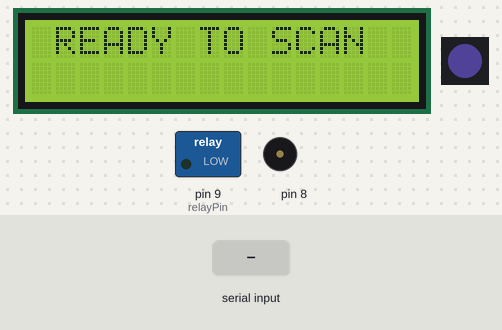
Bench run of a sketch on a simulated Arduino Leonardo, built with avr-gcc and run on an emulated ATmega32U4. Parts: 16×2 character LCD, 1 RGB LEDs in strip order, left to right, switched loads named in the sketch (green lamp = pin HIGH), buzzer (waves = sounding). Inputs (shaded band) come from the test bench. Dim RGB values are drawn brighter than linear; what the sketch prints to the serial monitor is not drawn.

Above: at 2.7 s.
2.8 s: "90,45,200\n" received over the second serial link
At 5.6 s:
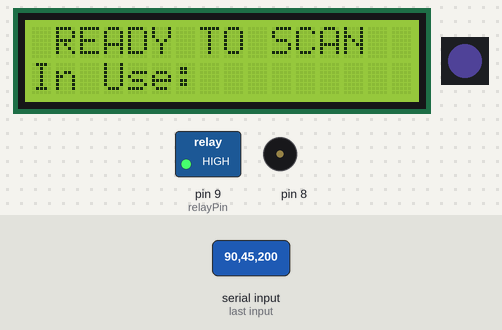
5.8 s: "90,45\n" received over the second serial link
At 7.5 s:
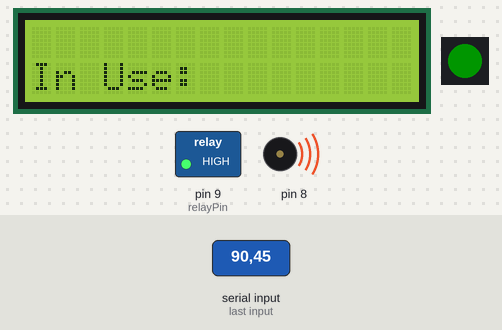
8.4 s: "30,150,10\n" received over the second serial link
At 9.7 s:
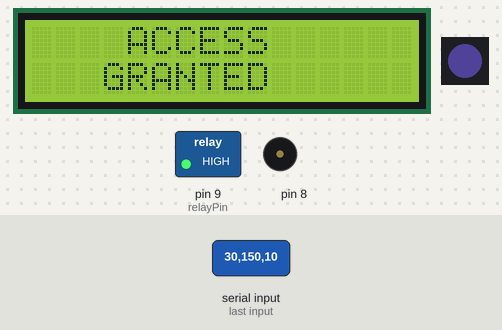
11.4 s: "30,150\n" received over the second serial link
At 13.53 s:
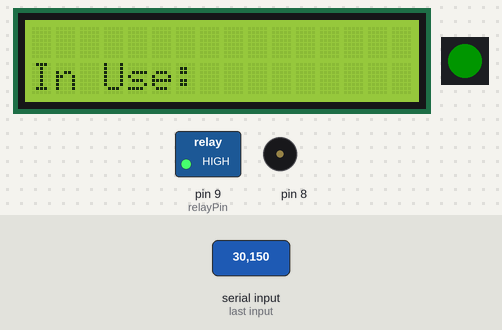
Timing chart, 0 to 15.1 s (numbered marks = the images above; inputs shaded):
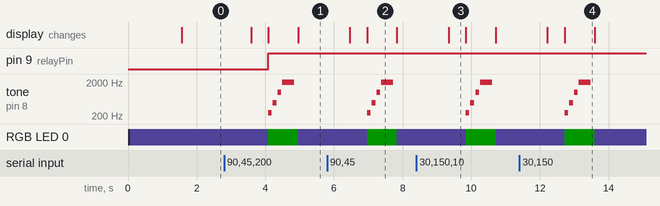

Measured:
- after the input at 2.8 s, pin 9 (relayPin): LOW → HIGH after 1.3 s; tone on pin 8: plays 247 Hz for 0.10 s, 494 Hz for 0.12 s, 988 Hz for 0.10 s, 1976 Hz for 0.35 s, starting after 1.3 s; RGB LED 0: RGB(12, 10, 23) → RGB(0, 21, 0) after 1.3 s, → RGB(12, 10, 23) 0.87 s later; the display: first changes after 0.78 s (image 1 shows a later state)
- after the input at 5.8 s, tone on pin 8: plays 247 Hz for 0.10 s, 494 Hz for 0.12 s, 988 Hz for 0.10 s, 1976 Hz for 0.35 s, starting after 1.2 s; RGB LED 0: RGB(12, 10, 23) → RGB(0, 21, 0) after 1.2 s, → RGB(12, 10, 23) 0.87 s later; the display: first changes after 0.66 s (image 2 shows a later state)
- after the input at 8.4 s, tone on pin 8: plays 247 Hz for 0.10 s, 494 Hz for 0.12 s, 988 Hz for 0.10 s, 1976 Hz for 0.35 s, starting after 1.4 s; RGB LED 0: RGB(12, 10, 23) → RGB(0, 21, 0) after 1.4 s, → RGB(12, 10, 23) 0.87 s later; the display: changes after 0.94 s (image 3)
- after the input at 11.4 s, tone on pin 8: plays 247 Hz for 0.10 s, 494 Hz for 0.12 s, 988 Hz for 0.10 s, 1976 Hz for 0.35 s, starting after 1.3 s; RGB LED 0: RGB(12, 10, 23) → RGB(0, 21, 0) after 1.3 s, → RGB(12, 10, 23) 0.87 s later; the display: first changes after 0.82 s (image 4 shows a later state)
- what the display in image 2 shows lasts 0.8 s, from 7.0 s to 7.8 s
- what the display in image 3 shows lasts 0.5 s, from 9.3 s to 9.8 s

The sketch:

RFID_Access_Node_v2.ino
```cpp
/*
  LCD display to Pro Micro pin connections
  1 to GND
  2 to 5V
  3 to the center pin on the potentiometer
  4 to Arduino digital pin 7
  5 to GND
  6 to Arduino digital pin 6
  7 (no connection)
  8 (no connection)
  9 (no connection)
  10 (no connection)
  11 to Arduino digital pin 5
  12 to Arduino digital pin 4
  13 to Arduino digital pin 3
  14 to Arduino digital pin 2
  15 to 5V
  16 to GND
*/
#include <LiquidCrystal.h>
LiquidCrystal lcd(7, 6, 5, 4, 3, 2);

//setup and definitions for piezo buzzer songs
#include "pitches.h"
// notes in the melody:
int successMelody[] = {NOTE_B3, NOTE_B4, NOTE_B5, NOTE_B6};
// note durations: 4 = quarter note, 8 = eighth note, etc.:
int successNoteDurations[] = {7, 6, 7, 2};
int failMelody[] = {NOTE_C1, NOTE_D1, NOTE_C1, NOTE_G1, NOTE_C1};
int failNoteDurations[] = {8, 9, 8, 2, 1};

//setup for the WS2812 RGB LED
#include <Adafruit_NeoPixel.h>
#include "WS2812_Definitions.h"
#define PIN 10
#define LED_COUNT 1
Adafruit_NeoPixel leds = Adafruit_NeoPixel(LED_COUNT, PIN, NEO_GRB + NEO_KHZ800);

boolean tagRead = false;

char relayPin = 9;
char futureInput1Pin = A2;
char futureInput2Pin = A3;

// Calculate based on max input size expected for one command
#define INPUT_SIZE 30

char* memberName;
int accessLevel;

void setup() {
  pinMode(relayPin, OUTPUT);

  //lcd initialization
  lcd.begin(16, 2);
  lcd.clear();

  //setup serial communication. Serial is the USB, Serial1 is the micro's TX and RX pins
  Serial.begin(19200);
  Serial1.begin(9600);

  leds.begin();  // Call this to start up the WS2812 RGB LED.
  clearLEDs();   // This function, defined below, turns all LEDs off...
  setColor(DARKSLATEBLUE, 6); // Set the LED color to dark blue

  //Tinkermill and version number splash screen
  lcd.setCursor(3, 0);
  lcd.print("TINKERMILL");
  lcd.setCursor(2, 1);
  lcd.print("RFID Node v2");
  delay(1500);
  lcd.clear();
}

void loop() {
  // Reset memberName and accessLevel
  memberName="";
  accessLevel=0;

  //  Look for command from PC via USB serial
    if(Serial.available() >0) {
      // Get next command from Serial (add 1 for final 0)
      char input[INPUT_SIZE + 1];
      byte size = Serial.readBytes(input, INPUT_SIZE);
      // Add the final 0 to end the C string
      input[size] = 0;

      // Read each command pair
      char* command = strtok(input, "&");
      while (command != 0) {
        // Split the command in two values
        char* separator = strchr(command, ':');
        if (separator != 0){
          // Actually split the string in 2: replace ':' with 0
          *separator = 0;
          //char* servoId = atoi(command);
          memberName = command;
          ++separator;
          accessLevel = atoi(separator);

        }
      // Find the next command in input string
      command = strtok(0, "&");
      }
    }
    if (accessLevel >= 1){
      accessGranted();
    }
    if (accessLevel == -1){
      accessDenied();
    }


  //defualt screen while waiting for a tag scan
  lcd.setCursor(1, 0);
  lcd.print("READY TO SCAN");
  lcd.setCursor(2, 1);

  while (Serial1.available() > 0) {
    int readByte = Serial1.read();
    Serial.write(readByte);
    tagRead = true;
  }
  delay(500);
  if (tagRead) {
    accessGranted();
    tagRead = false;
  }
  setColor(DARKSLATEBLUE, 6);
}

void accessGranted() {
  lcd.clear();
  lcd.setCursor(4, 0);
  lcd.print("ACCESS");
  lcd.setCursor(3, 1);
  lcd.print("GRANTED");
  delay(500);
  lcd.clear();
  lcd.setCursor(0, 1);
  lcd.print("In Use: ");
  lcd.setCursor(8, 1);
  lcd.print(memberName);


  digitalWrite(relayPin, HIGH);
  setColor(GREEN, 6);
  successBeeps();
}

void accessDenied() {
  lcd.clear();
  lcd.setCursor(4, 0);
  lcd.print("ACCESS");
  lcd.setCursor(4, 1);
  lcd.print("DENIED");
  setColor(RED, 6);
  failBeeps();

  digitalWrite(relayPin, LOW);
  delay(500);
  lcd.clear();
}

void successBeeps() {
   for (int thisNote = 0; thisNote < 4; thisNote++) {
    // to calculate the note duration, take one second
    // divided by the note type.
    //e.g. quarter note = 1000 / 4, eighth note = 1000/8, etc.
    int noteDuration = 700 / successNoteDurations[thisNote];
    tone(8, successMelody[thisNote], noteDuration);
    // to distinguish the notes, set a minimum time between them.
    // the note's duration + 30% seems to work well:
    int pauseBetweenNotes = noteDuration * 1.30;
    delay(pauseBetweenNotes);
    // stop the tone playing:
    noTone(8);
  }
}

void failBeeps() {
  for (int thisNote = 0; thisNote < 5; thisNote++) {

    // to calculate the note duration, take one second
    // divided by the note type.
    //e.g. quarter note = 1000 / 4, eighth note = 1000/8, etc.
    int noteDuration = 1000 / failNoteDurations[thisNote];
    tone(8, failMelody[thisNote], noteDuration);

    // to distinguish the notes, set a minimum time between them.
    // the note's duration + 30% seems to work well:
    int pauseBetweenNotes = noteDuration * 1.30;
    delay(pauseBetweenNotes);
    // stop the tone playing:
    noTone(8);
  }
}

void setColor(unsigned long color, byte brightness) {
  byte red = (color & 0xFF0000) >> 16;
  byte green = (color & 0x00FF00) >> 8;
  byte blue = (color & 0x0000FF);

  for (int i = 0; i <= LED_COUNT - 1; i++) {
    leds.setPixelColor(i, red / brightness, green / brightness, blue / brightness);
  }
  leds.show();  // Turn the LEDs on
}

// Sets all LEDs to off, but DOES NOT update the display;
// call leds.show() to actually turn them off after this.
void clearLEDs() {
  for (int i = 0; i < LED_COUNT; i++) {
    leds.setPixelColor(i, 0);
    leds.show();
  }
}
```

WS2812_Definitions.h
```cpp
/*
  Bunches of definitions for the WS2812 Breakout Board example code

*/

// These are for the cascade function
#define TOP_DOWN 0
#define DOWN_TOP 1

/* A world of colors to set your LED to
  Standard HTML Color Codes sorted by Hex Value
    to see the colors in action, check out:
   http://www.w3schools.com/html/html_colorvalues.asp */

#define BLACK			0x000000
#define NAVY			0x000080
#define DARKBLUE		0x00008B
#define MEDIUMBLUE		0x0000CD
#define BLUE			0x0000FF
#define DARKGREEN		0x006400
#define GREEN			0x008000
#define TEAL			0x008080
#define DARKCYAN		0x008B8B
#define DEEPSKYBLUE		0x00BFFF
#define DARKTURQUOISE		0x00CED1
#define MEDIUMSPRINGGREEN	0x00FA9A
#define LIME			0x00FF00
#define SPRINGGREEN		0x00FF7F
#define AQUA			0x00FFFF
#define CYAN			0x00FFFF
#define MIDNIGHTBLUE		0x191970
#define DODGERBLUE		0x1E90FF
#define LIGHTSEAGREEN		0x20B2AA
#define FORESTGREEN		0x228B22
#define SEAGREEN		0x2E8B57
#define DARKSLATEGRAY		0x2F4F4F
#define LIMEGREEN		0x32CD32
#define MEDIUMSEAGREEN		0x3CB371
#define TURQUOISE		0x40E0D0
#define ROYALBLUE		0x4169E1
#define STEELBLUE		0x4682B4
#define DARKSLATEBLUE		0x483D8B
#define MEDIUMTURQUOISE		0x48D1CC
#define INDIGO 			0x4B0082
#define DARKOLIVEGREEN		0x556B2F
#define CADETBLUE		0x5F9EA0
#define CORNFLOWERBLUE		0x6495ED
#define MEDIUMAQUAMARINE	0x66CDAA
#define DIMGRAY			0x696969
#define SLATEBLUE		0x6A5ACD
#define OLIVEDRAB		0x6B8E23
#define SLATEGRAY		0x708090
#define LIGHTSLATEGRAY		0x778899
#define MEDIUMSLATEBLUE		0x7B68EE
#define LAWNGREEN		0x7CFC00
#define CHARTREUSE		0x7FFF00
#define AQUAMARINE		0x7FFFD4
#define MAROON			0x800000
#define PURPLE			0x800080
#define OLIVE			0x808000
#define GRAY			0x808080
#define SKYBLUE			0x87CEEB
#define LIGHTSKYBLUE		0x87CEFA
#define BLUEVIOLET		0x8A2BE2
#define DARKRED			0x8B0000
#define DARKMAGENTA		0x8B008B
#define SADDLEBROWN		0x8B4513
#define DARKSEAGREEN		0x8FBC8F
#define LIGHTGREEN		0x90EE90
#define MEDIUMPURPLE		0x9370DB
#define DARKVIOLET		0x9400D3
#define PALEGREEN		0x98FB98
#define DARKORCHID		0x9932CC
#define YELLOWGREEN		0x9ACD32
#define SIENNA			0xA0522D
#define BROWN			0xA52A2A
#define DARKGRAY		0xA9A9A9
#define LIGHTBLUE		0xADD8E6
#define GREENYELLOW		0xADFF2F
#define PALETURQUOISE	        0xAFEEEE
#define LIGHTSTEELBLUE		0xB0C4DE
#define POWDERBLUE		0xB0E0E6
#define FIREBRICK		0xB22222
#define DARKGOLDENROD		0xB8860B
#define MEDIUMORCHID		0xBA55D3
#define ROSYBROWN		0xBC8F8F
#define DARKKHAKI		0xBDB76B
#define SILVER			0xC0C0C0
#define MEDIUMVIOLETRED	        0xC71585
#define INDIANRED 		0xCD5C5C
#define PERU			0xCD853F
#define CHOCOLATE		0xD2691E
#define TAN			0xD2B48C
#define LIGHTGRAY		0xD3D3D3
#define THISTLE			0xD8BFD8
#define ORCHID			0xDA70D6
#define GOLDENROD		0xDAA520
#define PALEVIOLETRED		0xDB7093
#define CRIMSON			0xDC143C
#define GAINSBORO		0xDCDCDC
#define PLUM			0xDDA0DD
#define BURLYWOOD		0xDEB887
#define LIGHTCYAN		0xE0FFFF
#define LAVENDER		0xE6E6FA
#define DARKSALMON		0xE9967A
#define VIOLET			0xEE82EE
#define PALEGOLDENROD		0xEEE8AA
#define LIGHTCORAL		0xF08080
#define KHAKI			0xF0E68C
#define ALICEBLUE		0xF0F8FF
#define HONEYDEW		0xF0FFF0
#define AZURE			0xF0FFFF
#define SANDYBROWN		0xF4A460
#define WHEAT			0xF5DEB3
#define BEIGE			0xF5F5DC
#define WHITESMOKE		0xF5F5F5
#define MINTCREAM		0xF5FFFA
#define GHOSTWHITE		0xF8F8FF
#define SALMON			0xFA8072
#define ANTIQUEWHITE		0xFAEBD7
#define LINEN			0xFAF0E6
#define LIGHTGOLDENRODYELLOW	0xFAFAD2
#define OLDLACE			0xFDF5E6
#define RED			0xFF0000
#define FUCHSIA			0xFF00FF
#define MAGENTA			0xFF00FF
#define DEEPPINK		0xFF1493
#define ORANGERED		0xFF4500
#define TOMATO			0xFF6347
#define HOTPINK			0xFF69B4
#define CORAL			0xFF7F50
#define DARKORANGE		0xFF8C00
#define LIGHTSALMON		0xFFA07A
#define ORANGE			0xFFA500
#define LIGHTPINK		0xFFB6C1
#define PINK			0xFFC0CB
#define GOLD			0xFFD700
#define PEACHPUFF		0xFFDAB9
#define NAVAJOWHITE		0xFFDEAD
#define MOCCASIN		0xFFE4B5
#define BISQUE			0xFFE4C4
#define MISTYROSE		0xFFE4E1
#define BLANCHEDALMOND		0xFFEBCD
#define PAPAYAWHIP		0xFFEFD5
#define LAVENDERBLUSH		0xFFF0F5
#define SEASHELL		0xFFF5EE
#define CORNSILK		0xFFF8DC
#define LEMONCHIFFON		0xFFFACD
#define FLORALWHITE		0xFFFAF0
#define SNOW			0xFFFAFA
#define YELLOW			0xFFFF00
#define LIGHTYELLOW		0xFFFFE0
#define IVORY			0xFFFFF0
#define WHITE			0xFFFFFF
```

pitches.h
```cpp
/*************************************************
 * Public Constants
 *************************************************/

#define NOTE_B0  31
#define NOTE_C1  33
#define NOTE_CS1 35
#define NOTE_D1  37
#define NOTE_DS1 39
#define NOTE_E1  41
#define NOTE_F1  44
#define NOTE_FS1 46
#define NOTE_G1  49
#define NOTE_GS1 52
#define NOTE_A1  55
#define NOTE_AS1 58
#define NOTE_B1  62
#define NOTE_C2  65
#define NOTE_CS2 69
#define NOTE_D2  73
#define NOTE_DS2 78
#define NOTE_E2  82
#define NOTE_F2  87
#define NOTE_FS2 93
#define NOTE_G2  98
#define NOTE_GS2 104
#define NOTE_A2  110
#define NOTE_AS2 117
#define NOTE_B2  123
#define NOTE_C3  131
#define NOTE_CS3 139
#define NOTE_D3  147
#define NOTE_DS3 156
#define NOTE_E3  165
#define NOTE_F3  175
#define NOTE_FS3 185
#define NOTE_G3  196
#define NOTE_GS3 208
#define NOTE_A3  220
#define NOTE_AS3 233
#define NOTE_B3  247
#define NOTE_C4  262
#define NOTE_CS4 277
#define NOTE_D4  294
#define NOTE_DS4 311
#define NOTE_E4  330
#define NOTE_F4  349
#define NOTE_FS4 370
#define NOTE_G4  392
#define NOTE_GS4 415
#define NOTE_A4  440
#define NOTE_AS4 466
#define NOTE_B4  494
#define NOTE_C5  523
#define NOTE_CS5 554
#define NOTE_D5  587
#define NOTE_DS5 622
#define NOTE_E5  659
#define NOTE_F5  698
#define NOTE_FS5 740
#define NOTE_G5  784
#define NOTE_GS5 831
#define NOTE_A5  880
#define NOTE_AS5 932
#define NOTE_B5  988
#define NOTE_C6  1047
#define NOTE_CS6 1109
#define NOTE_D6  1175
#define NOTE_DS6 1245
#define NOTE_E6  1319
#define NOTE_F6  1397
#define NOTE_FS6 1480
#define NOTE_G6  1568
#define NOTE_GS6 1661
#define NOTE_A6  1760
#define NOTE_AS6 1865
#define NOTE_B6  1976
#define NOTE_C7  2093
#define NOTE_CS7 2217
#define NOTE_D7  2349
#define NOTE_DS7 2489
#define NOTE_E7  2637
#define NOTE_F7  2794
#define NOTE_FS7 2960
#define NOTE_G7  3136
#define NOTE_GS7 3322
#define NOTE_A7  3520
#define NOTE_AS7 3729
#define NOTE_B7  3951
#define NOTE_C8  4186
#define NOTE_CS8 4435
#define NOTE_D8  4699
#define NOTE_DS8 4978
```
